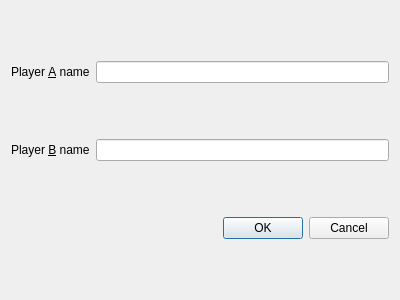
<?xml version="1.0" encoding="UTF-8"?>
<ui version="4.0">
 <class>ConfigurationDialog</class>
 <widget class="QDialog" name="ConfigurationDialog">
  <property name="geometry">
   <rect>
    <x>0</x>
    <y>0</y>
    <width>400</width>
    <height>300</height>
   </rect>
  </property>
  <property name="windowTitle">
   <string>Dialog</string>
  </property>
  <layout class="QGridLayout" name="gridLayout">
   <item row="0" column="0">
    <widget class="QLabel" name="label">
     <property name="text">
      <string>Player &amp;A name</string>
     </property>
     <property name="buddy">
      <cstring>Player1Name</cstring>
     </property>
    </widget>
   </item>
   <item row="0" column="1">
    <widget class="QLineEdit" name="Player1Name"/>
   </item>
   <item row="1" column="0">
    <widget class="QLabel" name="label_2">
     <property name="text">
      <string>Player &amp;B name</string>
     </property>
     <property name="buddy">
      <cstring>Player2Name</cstring>
     </property>
    </widget>
   </item>
   <item row="1" column="1">
    <widget class="QLineEdit" name="Player2Name"/>
   </item>
   <item row="2" column="0" colspan="2">
    <widget class="QDialogButtonBox" name="buttonBox">
     <property name="orientation">
      <enum>Qt::Horizontal</enum>
     </property>
     <property name="standardButtons">
      <set>QDialogButtonBox::Cancel|QDialogButtonBox::Ok</set>
     </property>
    </widget>
   </item>
  </layout>
 </widget>
 <resources/>
 <connections>
  <connection>
   <sender>buttonBox</sender>
   <signal>accepted()</signal>
   <receiver>ConfigurationDialog</receiver>
   <slot>accept()</slot>
   <hints>
    <hint type="sourcelabel">
     <x>248</x>
     <y>254</y>
    </hint>
    <hint type="destinationlabel">
     <x>157</x>
     <y>274</y>
    </hint>
   </hints>
  </connection>
  <connection>
   <sender>buttonBox</sender>
   <signal>rejected()</signal>
   <receiver>ConfigurationDialog</receiver>
   <slot>reject()</slot>
   <hints>
    <hint type="sourcelabel">
     <x>316</x>
     <y>260</y>
    </hint>
    <hint type="destinationlabel">
     <x>286</x>
     <y>274</y>
    </hint>
   </hints>
  </connection>
 </connections>
</ui>
